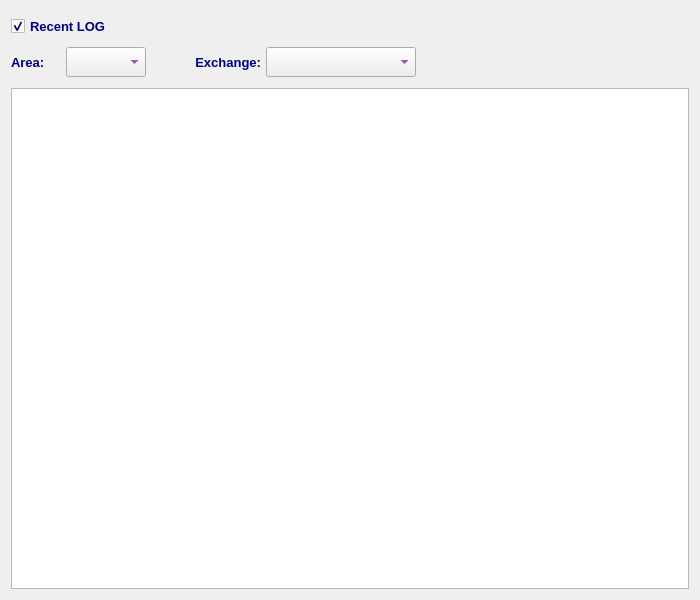
<?xml version="1.0" encoding="UTF-8"?>
<ui version="4.0">
 <class>RecentLogDialog</class>
 <widget class="QDialog" name="RecentLogDialog">
  <property name="geometry">
   <rect>
    <x>0</x>
    <y>0</y>
    <width>700</width>
    <height>600</height>
   </rect>
  </property>
  <property name="minimumSize">
   <size>
    <width>700</width>
    <height>600</height>
   </size>
  </property>
  <property name="font">
   <font>
    <family>Tahoma</family>
    <pointsize>10</pointsize>
   </font>
  </property>
  <property name="windowTitle">
   <string>Recent LOG</string>
  </property>
  <property name="windowIcon">
   <iconset resource="../../../../image.qrc">
    <normaloff>:/Image/log.png</normaloff>:/Image/log.png</iconset>
  </property>
  <layout class="QVBoxLayout" name="verticalLayout_3">
   <item>
    <layout class="QHBoxLayout" name="horizontalLayout_4">
     <item>
      <layout class="QVBoxLayout" name="verticalLayout_2">
       <item>
        <layout class="QHBoxLayout" name="horizontalLayout_2">
         <item>
          <widget class="QCheckBox" name="recentLogChB">
           <property name="sizePolicy">
            <sizepolicy hsizetype="Preferred" vsizetype="Preferred">
             <horstretch>0</horstretch>
             <verstretch>0</verstretch>
            </sizepolicy>
           </property>
           <property name="minimumSize">
            <size>
             <width>0</width>
             <height>30</height>
            </size>
           </property>
           <property name="font">
            <font>
             <family>Tahoma</family>
             <pointsize>10</pointsize>
             <weight>75</weight>
             <bold>true</bold>
            </font>
           </property>
           <property name="styleSheet">
            <string notr="true">color: rgb(0, 0, 127);</string>
           </property>
           <property name="text">
            <string>Recent LOG</string>
           </property>
           <property name="checked">
            <bool>true</bool>
           </property>
          </widget>
         </item>
         <item>
          <spacer name="horizontalSpacer">
           <property name="font">
            <font>
             <family>Tahoma</family>
             <pointsize>10</pointsize>
            </font>
           </property>
           <property name="orientation">
            <enum>Qt::Horizontal</enum>
           </property>
           <property name="sizeHint" stdset="0">
            <size>
             <width>40</width>
             <height>20</height>
            </size>
           </property>
          </spacer>
         </item>
        </layout>
       </item>
       <item>
        <widget class="QFrame" name="exchFrame">
         <property name="font">
          <font>
           <family>Tahoma</family>
           <pointsize>10</pointsize>
          </font>
         </property>
         <property name="frameShape">
          <enum>QFrame::NoFrame</enum>
         </property>
         <property name="frameShadow">
          <enum>QFrame::Plain</enum>
         </property>
         <layout class="QVBoxLayout" name="verticalLayout">
          <property name="spacing">
           <number>5</number>
          </property>
          <property name="leftMargin">
           <number>0</number>
          </property>
          <property name="topMargin">
           <number>0</number>
          </property>
          <property name="rightMargin">
           <number>0</number>
          </property>
          <property name="bottomMargin">
           <number>5</number>
          </property>
          <item>
           <layout class="QHBoxLayout" name="horizontalLayout">
            <item>
             <widget class="QLabel" name="label">
              <property name="minimumSize">
               <size>
                <width>50</width>
                <height>30</height>
               </size>
              </property>
              <property name="maximumSize">
               <size>
                <width>80</width>
                <height>30</height>
               </size>
              </property>
              <property name="font">
               <font>
                <family>Tahoma</family>
                <pointsize>10</pointsize>
                <weight>75</weight>
                <bold>true</bold>
               </font>
              </property>
              <property name="styleSheet">
               <string notr="true">color: rgb(0, 0, 127);</string>
              </property>
              <property name="text">
               <string>Area:</string>
              </property>
             </widget>
            </item>
            <item>
             <widget class="QComboBox" name="areaCB">
              <property name="sizePolicy">
               <sizepolicy hsizetype="Preferred" vsizetype="Preferred">
                <horstretch>0</horstretch>
                <verstretch>0</verstretch>
               </sizepolicy>
              </property>
              <property name="minimumSize">
               <size>
                <width>80</width>
                <height>30</height>
               </size>
              </property>
              <property name="maximumSize">
               <size>
                <width>80</width>
                <height>30</height>
               </size>
              </property>
              <property name="font">
               <font>
                <family>Tahoma</family>
                <pointsize>10</pointsize>
                <weight>75</weight>
                <bold>true</bold>
               </font>
              </property>
              <property name="styleSheet">
               <string notr="true">color: rgb(85, 0, 127);</string>
              </property>
             </widget>
            </item>
            <item>
             <widget class="QLabel" name="label_2">
              <property name="minimumSize">
               <size>
                <width>110</width>
                <height>30</height>
               </size>
              </property>
              <property name="maximumSize">
               <size>
                <width>150</width>
                <height>30</height>
               </size>
              </property>
              <property name="font">
               <font>
                <family>Tahoma</family>
                <pointsize>10</pointsize>
                <weight>75</weight>
                <bold>true</bold>
               </font>
              </property>
              <property name="styleSheet">
               <string notr="true">color: rgb(0, 0, 127);</string>
              </property>
              <property name="text">
               <string>Exchange:</string>
              </property>
              <property name="alignment">
               <set>Qt::AlignRight|Qt::AlignTrailing|Qt::AlignVCenter</set>
              </property>
             </widget>
            </item>
            <item>
             <widget class="QComboBox" name="abbrCB">
              <property name="sizePolicy">
               <sizepolicy hsizetype="Preferred" vsizetype="Preferred">
                <horstretch>0</horstretch>
                <verstretch>0</verstretch>
               </sizepolicy>
              </property>
              <property name="minimumSize">
               <size>
                <width>150</width>
                <height>30</height>
               </size>
              </property>
              <property name="maximumSize">
               <size>
                <width>150</width>
                <height>30</height>
               </size>
              </property>
              <property name="font">
               <font>
                <family>Tahoma</family>
                <pointsize>10</pointsize>
                <weight>75</weight>
                <bold>true</bold>
               </font>
              </property>
              <property name="styleSheet">
               <string notr="true">color: rgb(85, 0, 127);</string>
              </property>
             </widget>
            </item>
            <item>
             <spacer name="horizontalSpacer_2">
              <property name="font">
               <font>
                <family>Tahoma</family>
                <pointsize>10</pointsize>
               </font>
              </property>
              <property name="orientation">
               <enum>Qt::Horizontal</enum>
              </property>
              <property name="sizeHint" stdset="0">
               <size>
                <width>40</width>
                <height>20</height>
               </size>
              </property>
             </spacer>
            </item>
           </layout>
          </item>
         </layout>
        </widget>
       </item>
      </layout>
     </item>
     <item>
      <widget class="QLabel" name="label_3">
       <property name="minimumSize">
        <size>
         <width>50</width>
         <height>50</height>
        </size>
       </property>
       <property name="maximumSize">
        <size>
         <width>50</width>
         <height>50</height>
        </size>
       </property>
       <property name="font">
        <font>
         <family>Tahoma</family>
         <pointsize>10</pointsize>
        </font>
       </property>
       <property name="text">
        <string/>
       </property>
       <property name="pixmap">
        <pixmap resource="../../../../image.qrc">:/Image/log.png</pixmap>
       </property>
       <property name="scaledContents">
        <bool>true</bool>
       </property>
      </widget>
     </item>
    </layout>
   </item>
   <item>
    <widget class="QTableView" name="logTV">
     <property name="font">
      <font>
       <family>Tahoma</family>
       <pointsize>10</pointsize>
      </font>
     </property>
     <property name="alternatingRowColors">
      <bool>true</bool>
     </property>
     <property name="selectionMode">
      <enum>QAbstractItemView::SingleSelection</enum>
     </property>
     <property name="selectionBehavior">
      <enum>QAbstractItemView::SelectRows</enum>
     </property>
    </widget>
   </item>
  </layout>
 </widget>
 <tabstops>
  <tabstop>recentLogChB</tabstop>
  <tabstop>areaCB</tabstop>
  <tabstop>abbrCB</tabstop>
  <tabstop>logTV</tabstop>
 </tabstops>
 <resources>
  <include location="../../../../image.qrc"/>
 </resources>
 <connections/>
</ui>
